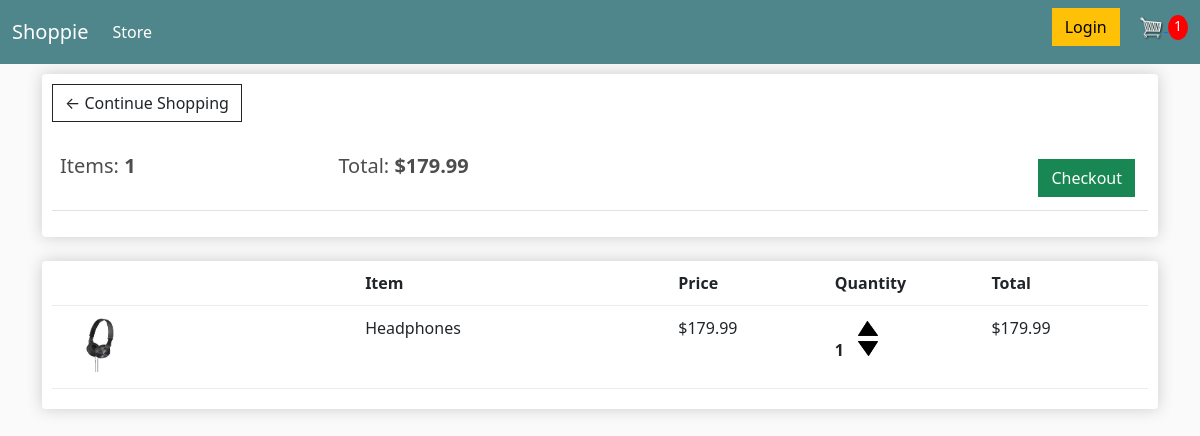
The app's page /cart/ (signed in) with its own data.
### store/models.py (models this page shows, shortened)
class Order(models.Model):
    customer = models.ForeignKey(Customer, on_delete=models.SET_NULL, null=True, blank=True)
    date_ordered = models.DateTimeField(auto_now_add=True)
    complete = models.BooleanField()
    transaction_id = models.CharField(max_length=200, null=True)
    @property
    def get_cart_total(self):
        orderitems = self.orderitem_set.all()
        total = sum([item.get_total for item in orderitems])
        return total
    @property
    def get_cart_items(self):
        orderitems = self.orderitem_set.all()
        total = sum([item.quantity for item in orderitems])
        return total

class OrderItem(models.Model):
    product = models.ForeignKey(Product, on_delete=models.SET_NULL, null=True)
    order = models.ForeignKey(Order, on_delete=models.SET_NULL, null=True)
    quantity = models.IntegerField(default=0, null=True, blank=True)
    date_added = models.DateTimeField(auto_now_add=True)
    @property
    def get_total(self):
        total = self.product.price * self.quantity
        return total

class Product(models.Model):
    name = models.CharField(max_length=200, null=True)
    price = models.FloatField()
    digital = models.BooleanField(default=False, null=True, blank=False)
    image = models.ImageField(null=True, blank=True)

### store/views.py (the view)
# urls.py: path("cart/", views.cart, name="cart"),
def cart(request):
    if request.user.is_authenticated:
        customer = request.user.customer
        order, created = Order.objects.get_or_create(customer=customer, complete=False)
        items = order.orderitem_set.all()
        cartItems = order.get_cart_items
    else:
        items = []
        order = {'get_cart_total': 0, 'get_cart_items': 0}
        cartItems = order['get_cart_items']
    context = {"items": items, 'order': order, 'cartItems': cartItems}
    return render(request, "store/cart.html", context)

### store/templates/store/cart.html
{% extends 'store/base.html'%}
{% load static %}
{% block content %}
    <div class="row">
        <div class="col-lg-12">
            <div class="box-element">
                <a  class="btn btn-outline-dark" href="{% url 'store' %}">&#x2190; Continue Shopping</a>
				<br>
				<br>
				<table class="table">
					<tr>
						<th><h5>Items: <strong>{{order.get_cart_items}}</strong></h5></th>
						<th><h5>Total:<strong> ${{order.get_cart_total|floatformat:2}}</strong></h5></th>
						<th>
							<a  style="float:right; margin:5px;" class="btn btn-success" href="{% url 'checkout' %}">Checkout</a>
						</th>
					</tr>
				</table>
            </div>
            <br>
            <div class="box-element">
                <div class="cart-row">
					<div style="flex:2"></div>
					<div style="flex:2"><strong>Item</strong></div>
					<div style="flex:1"><strong>Price</strong></div>
					<div style="flex:1"><strong>Quantity</strong></div>
					<div style="flex:1"><strong>Total</strong></div>
				</div>
				{% for item in items %}
				<div class="cart-row">
					<div style="flex:2"><img class="row-image" src="{{item.product.image.url}}"></div>
					<div style="flex:2">{{item.product.name}}</div>
					<div style="flex:1">${{item.product.price|floatformat:2}}</div>
					<div style="flex:1">
						<p class="quantity">{{item.quantity}}</p>
						<div class="quantity">
							<img data-action="add" data-product="{{item.product.id}}" class="chg-quantity update-cart" src="{% static  'images/arrow-up.png' %}">
							<img data-action="remove" data-product="{{item.product.id}}" class="chg-quantity update-cart" src="{% static  'images/arrow-down.png' %}">
						</div>
					</div>
					<div style="flex:1">${{item.get_total}}</div>
				</div>
				{% endfor %}
            </div>
        </div>
    </div>
{% endblock content %}

### static/css/navbar.css (style rules this page uses)
body { background-color: hsl(0, 0%, 98%); }
h1,h2,h3,h4,h5,h6 { color:hsl(0, 0%, 30%); }
.box-element { box-shadow:hsl(0, 0%, 80%) 0 0 16px; background-color: #fff; border-radius: 4px; padding: 10px; }
.col-lg-4, .col-lg-6, .col-lg-8, .col-lg-12 { margin-top: 10px; }
.btn { border-radius: 0; }
.row-image { width: 100px; }
.cart-row { display: flex; align-items: flex-stretch; padding-bottom: 10px; margin-bottom: 10px; border-bottom: 1px solid #ececec; }
.quantity { display: inline-block; font-weight: 700; padding-right:10px; }
.chg-quantity { width: 20px; cursor: pointer; display: block; margin-top: 5px; transition:.1s; }

### records on screen
Order: get_cart_items "1", get_cart_total "179.99"
OrderItem: product.image (picture), product.name "Headphones", product.price "179.99", quantity "1", get_total "179.99"

### other values on screen
{{ cartItems }} "1"
